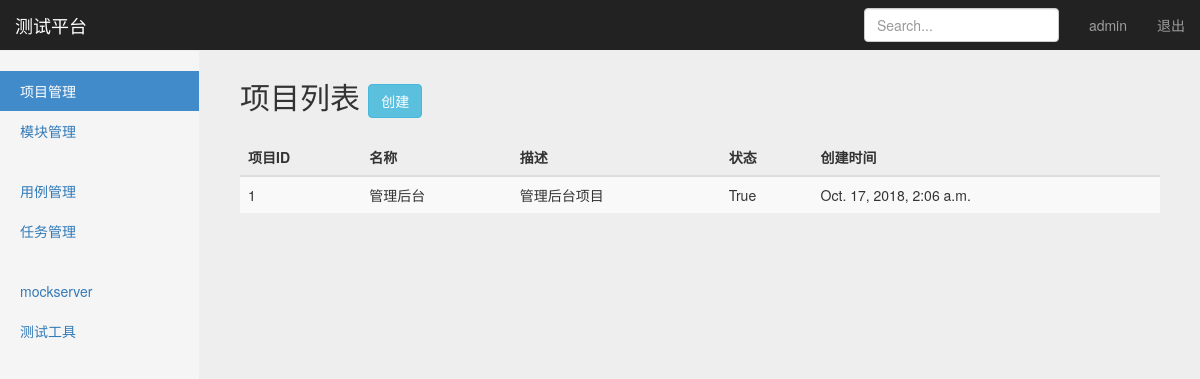
The app's page /manage/project_manage/ (signed in) with its own data.
### projects_app/models.py (models this page shows, shortened)
class Project(models.Model):
    name = models.CharField("名称", max_length=100, blank=False, default="")
    description = models.TextField("描述", default="")
    status = models.BooleanField("状态", default=True)
    create_time = models.DateTimeField("创建时间", auto_now=True)

### projects_app/views.py (the view)
# urls.py: path('project_manage/', views.project_manage),
@login_required
def project_manage(request):
    username = request.session.get('now_user', '')
    All_Project = Project.objects.all()
    return render(request, 'project_manage.html',
                   {
                       "user": username,
                       "projects": All_Project,       # 传project
                       "type": "list",
                   })

### templates/project_manage.html (shortened to what this page needs)
{% extends "base.html" %}
{% block content %}
    <nav class="navbar navbar-inverse navbar-fixed-top">
      <div class="container-fluid">
        <div class="navbar-header">
          <a class="navbar-brand" href="#">测试平台</a>
        </div>
        <div id="navbar" class="navbar-collapse collapse">
          <ul class="nav navbar-nav navbar-right">
            <li><a href="#">{{user}}</a></li>
            <li><a href="/logout/">退出</a></li>
          </ul>
          <form class="navbar-form navbar-right">
            <input type="text" class="form-control" placeholder="Search...">
          </form>
        </div>
      </div>
    </nav>
    <div class="container-fluid">
        <div class="row">
            <div class="col-sm-3 col-md-2 sidebar">
                <ul class="nav nav-sidebar">
                    <li class="active"><a href="#">项目管理</a></li>
                    <li><a href="#">模块管理</a></li>
                </ul>
                <ul class="nav nav-sidebar">
                    <li><a href="">用例管理</a></li>
                    <li><a href="">任务管理</a></li>
                </ul>
                <ul class="nav nav-sidebar">
                    <li><a href="">mockserver</a></li>
                    <li><a href="">测试工具</a></li>
                </ul>
            </div>
          {% if type == 'list' %}
          <div class="col-sm-9 col-sm-offset-3 col-md-10 col-md-offset-2 main">
          <h2 class="sub-header">项目列表
          <button type="button" class="btn btn-info"
                    style=body {
                      padding: 50px
                      }
                    onclick="window.location.href='/manage/project_add/'">创建</button>
          </h2>
          <div class="table-responsive">
            <table class="table table-striped">
              <thead>
                <tr>
                  <th>项目ID</th>
                  <th>名称</th>
                  <th>描述</th>
                  <th>状态</th>
                  <th>创建时间</th>
                </tr>
              </thead>
              <tbody>
                {% for project in projects %}
                <tr>
                  <td>{{project.id}}</td>
                  <td>{{project.name}}</td>
                  <td>{{project.description}}</td>
                  <td>{{project.status}}</td>
                  <td>{{project.create_time}}</td>
                </tr>
              {% endfor %}
              </tbody>
            </table>
          </div>
        </div>
          {% endif %}
      </div>
    </div>
{% endblock %}

### static/css/dashboard.css (style rules this page uses)
body { padding-top: 50px; }
.sub-header { padding-bottom: 10px; border-bottom: 1px solid #eee; }
.navbar-fixed-top { border: 0; }
.sidebar { display: none; }
@media (min-width: 768px) { .sidebar { position: fixed; top: 51px; bottom: 0; left: 0; z-index: 1000; display: block; padding: 20px; overflow-x: hidden; overflow-y: auto; background-color: #f5f5f5; border-right: 1px solid #eee; } }
.nav-sidebar { margin-right: -21px; margin-bottom: 20px; margin-left: -20px; }
.nav-sidebar > li > a { padding-right: 20px; padding-left: 20px; }
.nav-sidebar > .active > a, .nav-sidebar > .active > a:hover, .nav-sidebar > .active > a:focus { color: #fff; background-color: #428bca; }
.main { padding: 20px; }
@media (min-width: 768px) { .main { padding-right: 40px; padding-left: 40px; } }

### static/css/signin.css (style rules this page uses)
body { padding-top: 40px; padding-bottom: 40px; background-color: #eee; }

### records on screen
Project: id "1", name "管理后台", description "管理后台项目", status "True", create_time "Oct. 17, 2018, 2:06 a.m."

### other values on screen
{{ user }} "admin"
